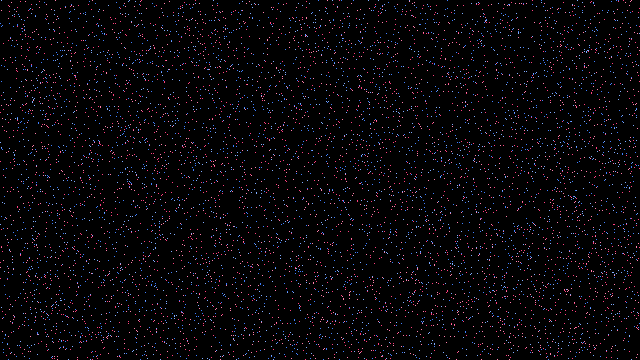
Frame 1 (no input)
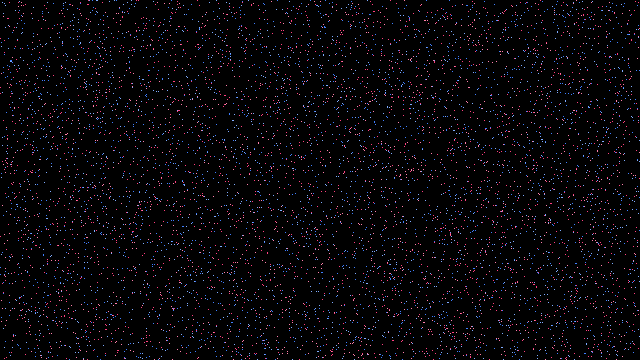
Frame 60 (the mouse pressed at the canvas centre just before this capture)
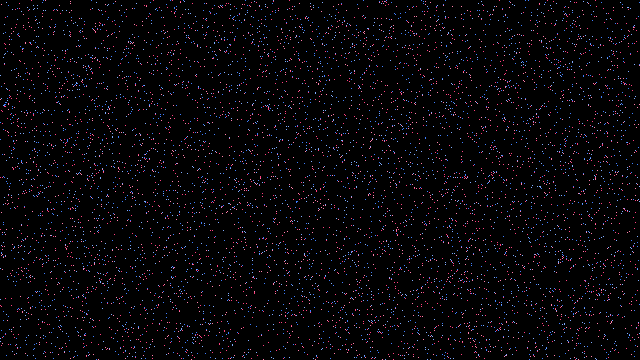
Frame 120 (the mouse held since frame 60 and released just before this capture)

The Processing sketch that drew these frames (run headless with seeded random() and noise(); from frame 60 on, the mouse is pressed at the canvas centre):

// Processing sketch: Spore2
// ── Spore2.pde
/**
 * Spore 2 
 * by Mike Davis. 
 * 
 * A short program for alife experiments. Click in the window to restart. 
 * Each cell is represented by a pixel on the display as well as an entry in
 * the array 'cells'. Each cell has a run() method, which performs actions
 * based on the cell's surroundings.  Cells run one at a time (to avoid conflicts
 * like wanting to move to the same space) and in random order. 
 */
 
World w;
int maxcells = 8000;
int numcells;
Cell[] cells = new Cell[maxcells];
color spore1, spore2, spore3, spore4;
color black = color(0, 0, 0);
// set lower for smoother animation, higher for faster simulation
int runs_per_loop = 10000;

void setup()
{
  size(640, 360);
  frameRate(24);
  clearscr();
  w = new World();
  spore1 = color(128, 172, 255);
  spore2 = color(64, 128, 255);
  spore3 = color(255, 128, 172);
  spore4 = color(255, 64, 128);
  numcells = 0;
  seed();
}

void seed()
{
  // Add cells at random places
  for (int i = 0; i < maxcells; i++)
  {
    int cX = int(random(width));
    int cY = int(random(height));
    int c;
    float r = random(1);
    if (r < 0.25) c = spore1;
    else if (r < 0.5) c = spore2;
    else if (r < 0.75) c = spore3;
    else c = spore4;
    if (w.getpix(cX, cY) == black)
    {
      w.setpix(cX, cY, c);
      cells[numcells] = new Cell(cX, cY);
      numcells++;
    }
  }
}

void draw()
{
  // Run cells in random order
  for (int i = 0; i < runs_per_loop; i++) {
    int selected = min((int)random(numcells), numcells - 1);
    cells[selected].run();
  }
}

void clearscr()
{
  for (int y = 0; y < height; y++) {
    for (int x = 0; x < width; x++) {
      set(x, y, color(0));
    }
  }
}

class Cell
{
  int x, y;
  Cell(int xin, int yin)
  {
    x = xin;
    y = yin;
  }
  // Perform action based on surroundings
  void run()
  {
    // Fix cell coordinates
    while(x < 0) {
      x+=width;
    }
    while(x > width - 1) {
      x-=width;
    }
    while(y < 0) {
      y+=height;
    }
    while(y > height - 1) {
      y-=height;
    }

    // Cell instructions
    int myColor = w.getpix(x, y);
    if (myColor == spore1) {
      if (w.getpix(x - 1, y + 1) == black && w.getpix(x + 1, y + 1) == black && w.getpix(x, y + 1) == black) move(0, 1);
      else if (w.getpix(x - 1, y) == spore2 && w.getpix(x - 1, y - 1) != black) move(0, -1);
      else if (w.getpix(x - 1, y) == spore2 && w.getpix(x - 1, y - 1) == black) move(-1, -1);
      else if (w.getpix(x + 1, y) == spore1 && w.getpix(x + 1, y - 1) != black) move(0, -1);
      else if (w.getpix(x + 1, y) == spore1 && w.getpix(x + 1, y - 1) == black) move(1, -1);
      else move((int)random(3) - 1, 0);
    } else if (myColor == spore2) {
      if (w.getpix(x - 1, y + 1) == black && w.getpix(x + 1, y + 1) == black && w.getpix(x, y + 1) == black) move(0, 1);
      else if (w.getpix(x + 1, y) == spore1 && w.getpix(x + 1, y - 1) != black) move(0, -1);
      else if (w.getpix(x + 1, y) == spore1 && w.getpix(x + 1, y - 1) == black) move(1, -1);
      else if (w.getpix(x - 1, y) == spore2 && w.getpix(x - 1, y - 1) != black) move(0, -1);
      else if (w.getpix(x - 1, y) == spore2 && w.getpix(x - 1, y - 1) == black) move(-1, -1);
      else move((int)random(3) - 1, 0);
    }
    else if (myColor == spore3)
    {
      if (w.getpix(x - 1, y - 1) == black && w.getpix(x + 1, y - 1) == black && w.getpix(x, y - 1) == black) move(0, -1);
      else if (w.getpix(x - 1, y) == spore4 && w.getpix(x - 1, y + 1) != black) move(0, 1);
      else if (w.getpix(x - 1, y) == spore4 && w.getpix(x - 1, y + 1) == black) move(-1, 1);
      else if (w.getpix(x + 1, y) == spore3 && w.getpix(x + 1, y + 1) != black) move(0, 1);
      else if (w.getpix(x + 1, y) == spore3 && w.getpix(x + 1, y + 1) == black) move(1, 1);
      else move((int)random(3) - 1, 0);
    }
    else if (myColor == spore4)
    {
      if (w.getpix(x - 1, y - 1) == black && w.getpix(x + 1, y - 1) == black && w.getpix(x, y - 1) == black) move(0, -1);
      else if (w.getpix(x + 1, y) == spore3 && w.getpix(x + 1, y + 1) != black) move(0, 1);
      else if (w.getpix(x + 1, y) == spore3 && w.getpix(x + 1, y + 1) == black) move(1, 1);
      else if (w.getpix(x - 1, y) == spore4 && w.getpix(x - 1, y + 1) != black) move(0, 1);
      else if (w.getpix(x - 1, y) == spore4 && w.getpix(x - 1, y + 1) == black) move(-1, 1);
      else move((int)random(3) - 1, 0);
    }
  }
  
  // Will move the cell (dx, dy) units if that space is empty
  void move(int dx, int dy) {
    if (w.getpix(x + dx, y + dy) == black) {
      w.setpix(x + dx, y + dy, w.getpix(x, y));
      w.setpix(x, y, color(0));
      x += dx;
      y += dy;
    }
  }
}

//  The World class simply provides two functions, get and set, which access the
//  display in the same way as getPixel and setPixel.  The only difference is that
//  the World class's get and set do screen wraparound ("toroidal coordinates").
class World
{
  void setpix(int x, int y, int c) {
    while(x < 0) x+=width;
    while(x > width - 1) x-=width;
    while(y < 0) y+=height;
    while(y > height - 1) y-=height;
    set(x, y, c);
  }
  
  color getpix(int x, int y) {
    while(x < 0) x+=width;
    while(x > width - 1) x-=width;
    while(y < 0) y+=height;
    while(y > height - 1) y-=height;
    return get(x, y);
  }
}

void mousePressed()
{
  setup();
}
